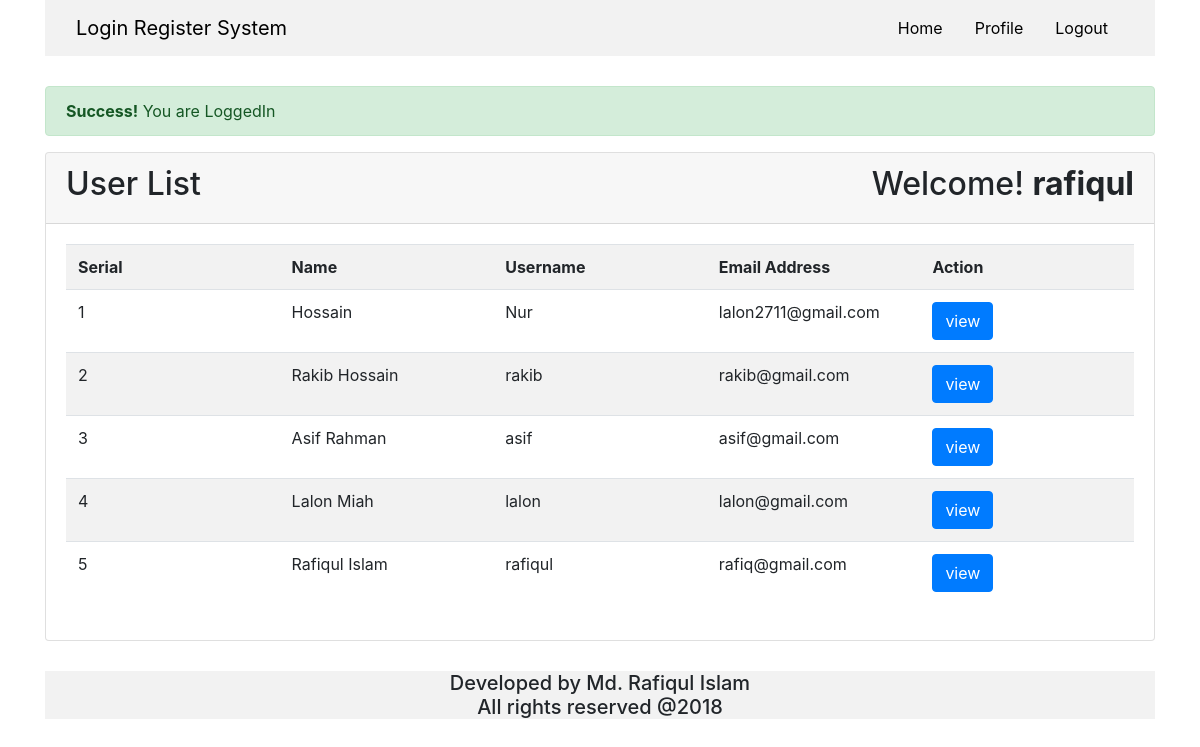
Page /index.php (signed in) on the committed database.
### tables this page shows
CREATE TABLE `tbl_user` (
  `id` int(255) NOT NULL,
  `name` varchar(255) NOT NULL,
  `username` varchar(255) NOT NULL,
  `email` varchar(255) NOT NULL,
  `password` varchar(255) NOT NULL
);

### lib/Session.php (called while the page is built, shortened)
<?php
	class Session{
		public static function get($key){
			if (isset($_SESSION[$key])) {
				return $_SESSION[$key];
			}else{
				return false;
			}
		}
	}
?>

### lib/User.php (called while the page is built, shortened)
<?php
	include_once 'Session.php';
	include 'Database.php';
	class User{
		private $db;
		function __construct(){
			$this->db = new Database();
		}
		public function getUeserData(){
			$sql = "SELECT * FROM tbl_user ORDER BY id DESC";
			$query = $this->db->pdo->prepare($sql);
			$query->execute();
			$result = $query->fetchAll();
			return $result;
		}
	}
?>

### lib/Database.php (called while the page is built)
<?php
	class Database{
		private $hostdb = "localhost";
		private $userdb = "root";
		private $passdb = "";
		private $namedb = "db_lr";
		public $pdo;
		function __construct(){
			if (!isset($this->pdo)) {
				try {
					$link = new PDO("mysql:host=".$this->hostdb.";dbname=".$this->namedb, $this->userdb, $this->passdb);
					$link->setAttribute(PDO::ATTR_ERRMODE, PDO::ERRMODE_EXCEPTION);
					$link->exec("SET CHARACTER SET UTF8");
					$this->pdo = $link;
				} catch (PDOException $e) {
					die("Failed to connect with Database ".$e->getMessage());
				}
			}
		}
	}b
?>

### index.php (the view, shortened to what this page needs)
<?php
	include 'lib/User.php';
	include 'inc/header.php';
?>
<?php
	$loginmsg = Session::get('loginmsg');
	if (isset($loginmsg)) {
		echo $loginmsg;
	}
?>
		<div class="card" style="margin-bottom: 30px;">
			<div class="card-header">
				<h2>User List <span class="float-right">Welcome! <strong>
					<?php
						$username = Session::get("username");
						if (isset($username)) {
							echo $username;
						 }
					?>
				</strong></span></h2>
			</div>
			<div class="card-body">
				<table class="table table-striped">
					<tr>
						<th width="20%">Serial</th>
						<th width="20%">Name</th>
						<th width="20%">Username</th>
						<th width="20%">Email Address</th>
						<th width="20%">Action</th>
					</tr>
<?php
	$user = new User();
	$data = $user->getUeserData();
	if ($data) {
		$i=0;
		foreach ($data as $value) {
			$i++;
?>
					<tr>
						<td><?php echo $i;?></td>
						<td><?php echo $value['name'];?></td>
						<td><?php echo $value['username'];?></td>
						<td><?php echo $value['email'];?></td>
						<td>
							<a class="btn btn-primary" href="profile.php?id=<?php echo $value['id'];?>">view</a>
						</td>
					</tr>
	<?php }}else{?>
				<tr><td colspan="5"><h2>No user data found....</h2></td></tr>
<?php }?>
				</table>
			</div>
		</div>
<?php include 'inc/footer.php'; ?>

### inc/header.php (shortened to what this page needs)
<?php
	$filepath = realpath(dirname(__FILE__));
	include_once $filepath.'/../lib/Session.php';
?>
<html>
<head>
	<link rel="stylesheet" type="text/css" href="inc/bootstrap.min.css">
</head>
<body>
	<div class="container">
		<nav class="navbar bg-light navbar-default" style="margin-bottom: 30px; font-color: black;">
			<div class="container-fluid">
				<div class="navbar-header">
					<a class="navbar-brand" href="index.php">Login Register System</a>
				</div>
				<ul class="nav justify-content-center pull-right">
					<?php
						$id = Session::get("id");
						$userlogin = Session::get("login");
						if($userlogin == true){
					?>
					<li class="nav-item"><a class="nav-link" href="index.php">Home</a></li>
					<li class="nav-item"><a class="nav-link" href="profile.php?id=<?php echo $id;?>">Profile</a></li>
					<li class="nav-item"><a class="nav-link" href="?action=logout">Logout</a></li>
					<?php }else{ ?>
					<li class="nav-item"><a class="nav-link" href="Login.php">Login</a></li>
					<li class="nav-item"><a class="nav-link" href="Register.php">Register</a></li>
					<?php }?>
				</ul>
			</div>
		</nav>

### inc/footer.php
		<div class="bg-light">
			<h5 class="text-center">Developed by Md. Rafiqul Islam </br>All rights reserved @<?php echo date('Y');?></h5>
		</div>
	</div>
</body>
</html>

### inc/header.php (style rules this page uses)
a { color: black; }
.bg-light { background-color: #F2F2F2!important; }

### rows in the picture
tbl_user: name "Hossain", username "Nur", email "lalon2711@gmail.com"
tbl_user: name "Rakib Hossain", username "rakib", email "rakib@gmail.com"
tbl_user: name "Asif Rahman", username "asif", email "asif@gmail.com"
tbl_user: name "Lalon Miah", username "lalon", email "lalon@gmail.com"
tbl_user: name "Rafiqul Islam", username "rafiqul", email "rafiq@gmail.com"

### other values in the picture
$loginmsg "Success! You are LoggedIn"
$username "rafiqul"
